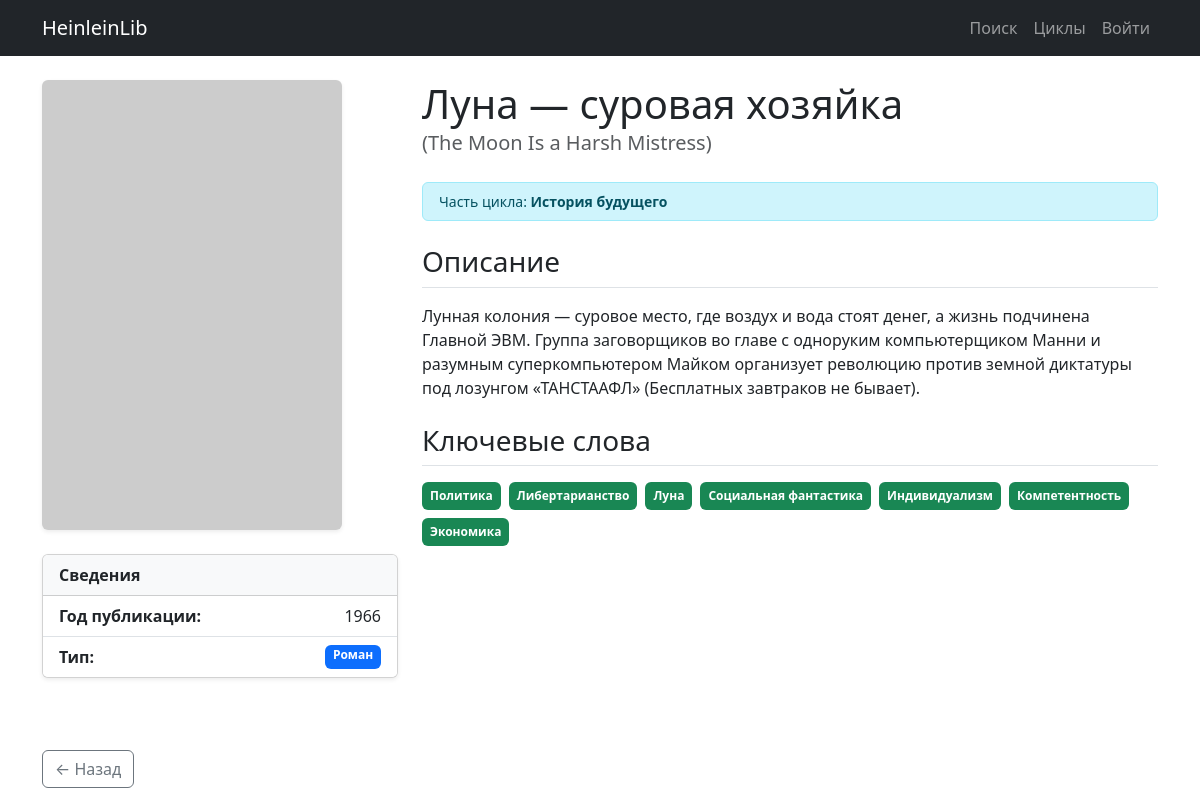
Page /work/26 on the committed database.
### app.py (models this page shows, shortened)
class Work(db.Model):
    __tablename__ = 'works'
    id = db.Column(db.Integer, primary_key=True)
    title_ru = db.Column(db.String(255), nullable=False)
    title_original = db.Column(db.String(255))
    publication_year = db.Column(db.Integer)
    work_type = db.Column(db.String(50))
    description = db.Column(db.Text)
    cycle_id = db.Column(db.Integer, db.ForeignKey('cycles.id'))
    cycle_order = db.Column(db.Float)
    publisher_id = db.Column(db.Integer, db.ForeignKey('publishers.id'))
    adaptations = db.relationship('Adaptation', backref='work', lazy=True)
    keywords = db.relationship('Keyword', secondary=work_keywords, lazy='subquery',
        backref=db.backref('works', lazy=True))
    vector_json = db.Column(db.Text, nullable=True)

class Cycle(db.Model):
    __tablename__ = 'cycles'
    id = db.Column(db.Integer, primary_key=True)
    title_ru = db.Column(db.String(255), nullable=False)
    title_original = db.Column(db.String(255))
    description = db.Column(db.Text)
    works = db.relationship('Work', backref='cycle', lazy=True)

class Keyword(db.Model):
    __tablename__ = 'keywords'
    id = db.Column(db.Integer, primary_key=True)
    name = db.Column(db.String(50), unique=True, nullable=False)

### app.py (the view)
@app.route('/work/<int:work_id>')
def work_detail(work_id):
    work = Work.query.get_or_404(work_id)
    keywords_list = [k.name for k in work.keywords]
    work.cover_url = f"https://placehold.co/300x450/34495e/ffffff?text={work.title_ru.replace(' ', '%20')}"
    return render_template('work_detail.html', work=work, keywords=keywords_list, adaptations=work.adaptations)

### app.py (called while the page is built)
@event.listens_for(Engine, "connect")
def set_sqlite_pragma(dbapi_connection, connection_record):
    dbapi_connection.create_function("lower", 1, lambda s: s.lower() if s else None)

### templates/work_detail.html (shortened to what this page needs)
{% extends 'base.html' %}
{% block content %}
<div class="row">
    <div class="col-md-4">
        <img src="{{ work.cover_url }}" alt="Обложка" class="img-fluid rounded shadow-sm mb-4">
        <div class="card mb-4 shadow-sm">
            <div class="card-header bg-light fw-bold">Сведения</div>
            <ul class="list-group list-group-flush">
                <li class="list-group-item d-flex justify-content-between">
                    <strong>Год публикации:</strong> <span>{{ work.publication_year }}</span>
                </li>
                <li class="list-group-item d-flex justify-content-between">
                    <strong>Тип:</strong> <span class="badge bg-primary">{{ work.work_type }}</span>
                </li>
            </ul>
        </div>
    </div>
    <div class="col-md-8">
        <h1 class="mb-0">{{ work.title_ru }}</h1>
        <p class="text-muted lead mb-4">({{ work.title_original }})</p>
        {% if work.cycle %}
        <div class="alert alert-info py-2 small">
            Часть цикла: <strong>{{ work.cycle.title_ru }}</strong>
        </div>
        {% endif %}
        <h3 class="mb-3 mt-4 border-bottom pb-2">Описание</h3>
        <p>{{ work.description }}</p>
        {% if keywords %}
        <h3 class="mb-3 mt-4 border-bottom pb-2">Ключевые слова</h3>
        <div class="d-flex flex-wrap gap-2">
            {% for keyword in keywords %}
            <span class="badge bg-success text-white p-2">{{ keyword }}</span>
            {% endfor %}
        </div>
        {% endif %}
    </div>
</div>
<div class="mt-5">
    <a href="javascript:history.back()" class="btn btn-outline-secondary">← Назад</a>
</div>
{% endblock %}

### rows in the picture
Work: publication_year "1966", work_type "Роман", title_ru "Луна — суровая хозяйка", title_original "The Moon Is a Harsh Mistress", description "Лунная колония — суровое место, где воздух и вода стоят денег, а жизнь подчинена Главной ЭВМ. Группа заговорщиков во главе с одноруким компьютерщиком Манни и разумным суперкомпьютером Майком организует революцию против земной диктатуры под лозунгом «ТАНСТААФЛ» (Бесплатных завтраков не бывает)."
Cycle: cycle.title_ru "История будущего"
Keyword: name "Политика"
Keyword: name "Либертарианство"
Keyword: name "Луна"
Keyword: name "Социальная фантастика"
Keyword: name "Индивидуализм"
Keyword: name "Компетентность"
Keyword: name "Экономика"
